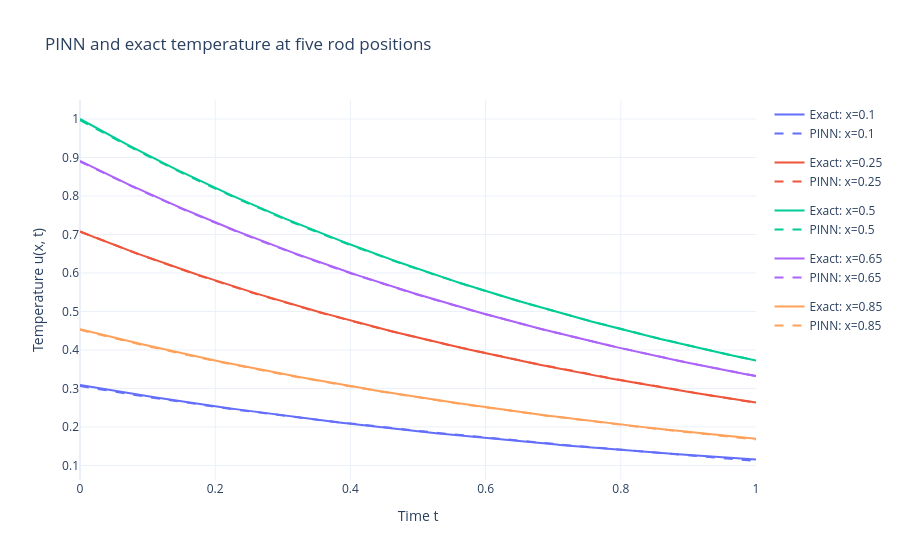

The cell this chart's notebook holds for it:
### Code cell
# Compare at the same five positions as Task 3.1.
comparison_times = torch.linspace(0, T, 201).reshape(-1, 1)
comparison_figure = go.Figure()
colors = ["#636EFA", "#EF553B", "#00CC96", "#AB63FA", "#FFA15A"]
for x0, color in zip(POSITIONS, colors):
    input_pairs = torch.cat([
        torch.full_like(comparison_times, x0), comparison_times,
    ], dim=1)
    with torch.no_grad():
        u_pred = model(input_pairs).flatten().tolist()
    u_exact = temperature_torch(
        torch.full_like(comparison_times, x0), comparison_times,
    ).flatten().tolist()
    for label, values, dash in [("Exact", u_exact, "solid"), ("PINN", u_pred, "dash")]:
        comparison_figure.add_trace(go.Scatter(
            x=comparison_times.flatten().tolist(), y=values,
            mode="lines", name=f"{label}: x={x0:g}", legendgroup=str(x0),
            line={"color": color, "dash": dash},
        ))
comparison_figure.update_layout(
    title="PINN and exact temperature at five rod positions",
    xaxis_title="Time t", yaxis_title="Temperature u(x, t)",
    template="plotly_white",
)
comparison_figure.show()
comparison_figure.write_image("pinn_comparison.png")

### Figure 1 — Plotly figure (JSON) as saved in the notebook; plotly's stock layout.template omitted (floating-point values rounded to 4 significant figures; data arrays with more than 128 entries replaced by an {"elided": "..."} marker saying what was removed)
{"data": [{"legendgroup": "0.1", "line": {"color": "#636EFA", "dash": "solid"}, "mode": "lines", "name": "Exact: x=0.1", "type": "scatter", "x": {"elided": "201 float values"}, "y": {"elided": "201 float values"}}, {"legendgroup": "0.1", "line": {"color": "#636EFA", "dash": "dash"}, "mode": "lines", "name": "PINN: x=0.1", "type": "scatter", "x": {"elided": "201 float values"}, "y": {"elided": "201 float values"}}, {"legendgroup": "0.25", "line": {"color": "#EF553B", "dash": "solid"}, "mode": "lines", "name": "Exact: x=0.25", "type": "scatter", "x": {"elided": "201 float values"}, "y": {"elided": "201 float values"}}, {"legendgroup": "0.25", "line": {"color": "#EF553B", "dash": "dash"}, "mode": "lines", "name": "PINN: x=0.25", "type": "scatter", "x": {"elided": "201 float values"}, "y": {"elided": "201 float values"}}, {"legendgroup": "0.5", "line": {"color": "#00CC96", "dash": "solid"}, "mode": "lines", "name": "Exact: x=0.5", "type": "scatter", "x": {"elided": "201 float values"}, "y": {"elided": "201 float values"}}, {"legendgroup": "0.5", "line": {"color": "#00CC96", "dash": "dash"}, "mode": "lines", "name": "PINN: x=0.5", "type": "scatter", "x": {"elided": "201 float values"}, "y": {"elided": "201 float values"}}, {"legendgroup": "0.65", "line": {"color": "#AB63FA", "dash": "solid"}, "mode": "lines", "name": "Exact: x=0.65", "type": "scatter", "x": {"elided": "201 float values"}, "y": {"elided": "201 float values"}}, {"legendgroup": "0.65", "line": {"color": "#AB63FA", "dash": "dash"}, "mode": "lines", "name": "PINN: x=0.65", "type": "scatter", "x": {"elided": "201 float values"}, "y": {"elided": "201 float values"}}, {"legendgroup": "0.85", "line": {"color": "#FFA15A", "dash": "solid"}, "mode": "lines", "name": "Exact: x=0.85", "type": "scatter", "x": {"elided": "201 float values"}, "y": {"elided": "201 float values"}}, {"legendgroup": "0.85", "line": {"color": "#FFA15A", "dash": "dash"}, "mode": "lines", "name": "PINN: x=0.85", "type": "scatter", "x": {"elided": "201 float values"}, "y": {"elided": "201 float values"}}], "layout": {"title": {"text": "PINN and exact temperature at five rod positions"}, "xaxis": {"title": {"text": "Time t"}}, "yaxis": {"title": {"text": "Temperature u(x, t)"}}}}
